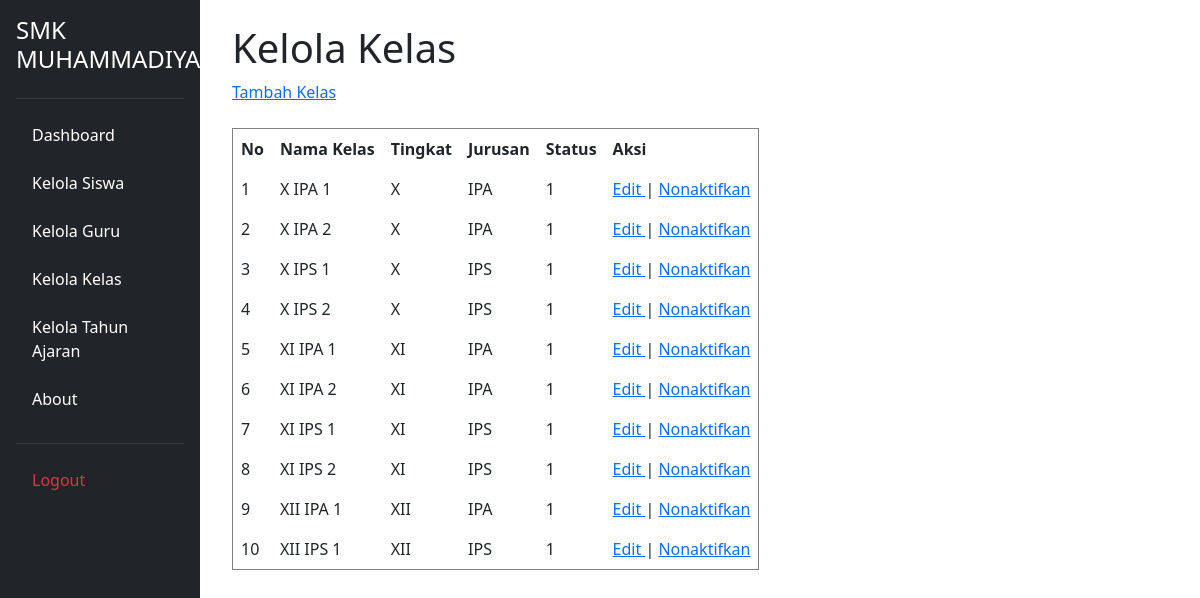
Screenshot of /admin/kelola_kelas/index.php (signed in) with the database file from the repository.
### tables this page shows
CREATE TABLE `t_kelas` (
  `id` int(11) NOT NULL,
  `nama` varchar(100) NOT NULL,
  `tingkat` varchar(20) NOT NULL,
  `jurusan` varchar(100) NOT NULL,
  `status_aktif` tinyint(1) NOT NULL,
  `created_at` timestamp NOT NULL DEFAULT current_timestamp(),
  `updated_at` timestamp NOT NULL DEFAULT current_timestamp()
);

### admin/kelola_kelas/index.php (the view, shortened to what this page needs)
<?php
require_once __DIR__ . "/../../config/koneksi.php";
$query = mysqli_query($conn, "SELECT * FROM t_kelas");
?>
<!DOCTYPE html>
<html lang="id">
<head>
    <link href="https://cdn.jsdelivr.net/npm/bootstrap@5.3.8/dist/css/bootstrap.min.css"
          rel="stylesheet">
</head>
<body>
<div class="container-fluid">
<table width="100%" border="0">
    <tr>
        <td width="200" valign="top">
            <?php require_once "../../layout/sidebar.php"; ?>
        </td>
        <td class="col-md-9 col-lg-10 p-4 main-content">
            <h1>Kelola Kelas</h1>
            <a href="tambah.php">
                Tambah Kelas
            </a>
            <br><br>
            <table border="1" cellpadding="8">
                <tr>
                    <th>No</th>
                    <th>Nama Kelas</th>
                    <th>Tingkat</th>
                    <th>Jurusan</th>
                    <th>Status</th>
                    <th>Aksi</th>
                </tr>
                <?php
                $no = 1;
                while ($kelas = mysqli_fetch_assoc($query)) {
                ?>
                    <tr>
                        <td>
                            <?= $no++; ?>
                        </td>
                        <td>
                            <?= htmlspecialchars($kelas['nama']); ?>
                        </td>
                        <td>
                            <?= htmlspecialchars($kelas['tingkat']); ?>
                        </td>
                        <td>
                            <?= htmlspecialchars($kelas['jurusan']); ?>
                        </td>
                        <td>
                            <?= htmlspecialchars($kelas['status_aktif']); ?>
                        </td>
                        <td>
                            <a href="edit.php?id=<?= $kelas['id']; ?>">
                                Edit
                            </a>
                            |
                            <a href="hapus.php?id=<?= $kelas['id']; ?>">
                                Nonaktifkan
                            </a>
                        </td>
                    </tr>
                <?php } ?>
            </table>
</td>
    </tr>
</table>
</div>
</body>
</html>

### admin/kelola_kelas/index.php (style rules this page uses)
.main-content { margin-left: 16.666667%; }

### rows the page displays
t_kelas: nama "X IPA 1", tingkat "X", jurusan "IPA", status_aktif "1"
t_kelas: nama "X IPA 2", tingkat "X", jurusan "IPA", status_aktif "1"
t_kelas: nama "X IPS 1", tingkat "X", jurusan "IPS", status_aktif "1"
t_kelas: nama "X IPS 2", tingkat "X", jurusan "IPS", status_aktif "1"
t_kelas: nama "XI IPA 1", tingkat "XI", jurusan "IPA", status_aktif "1"
t_kelas: nama "XI IPA 2", tingkat "XI", jurusan "IPA", status_aktif "1"
t_kelas: nama "XI IPS 1", tingkat "XI", jurusan "IPS", status_aktif "1"
t_kelas: nama "XI IPS 2", tingkat "XI", jurusan "IPS", status_aktif "1"
t_kelas: nama "XII IPA 1", tingkat "XII", jurusan "IPA", status_aktif "1"
t_kelas: nama "XII IPS 1", tingkat "XII", jurusan "IPS", status_aktif "1"
